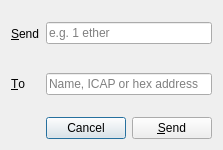
<?xml version="1.0" encoding="UTF-8"?>
<ui version="4.0">
 <class>SendDialog</class>
 <widget class="QDialog" name="SendDialog">
  <property name="geometry">
   <rect>
    <x>0</x>
    <y>0</y>
    <width>223</width>
    <height>150</height>
   </rect>
  </property>
  <property name="sizePolicy">
   <sizepolicy hsizetype="Fixed" vsizetype="Fixed">
    <horstretch>0</horstretch>
    <verstretch>0</verstretch>
   </sizepolicy>
  </property>
  <property name="minimumSize">
   <size>
    <width>0</width>
    <height>150</height>
   </size>
  </property>
  <property name="maximumSize">
   <size>
    <width>223</width>
    <height>150</height>
   </size>
  </property>
  <property name="windowTitle">
   <string>Send Transaction</string>
  </property>
  <layout class="QVBoxLayout" name="verticalLayout">
   <item>
    <layout class="QGridLayout" name="gridLayout">
     <item row="0" column="0" rowspan="2">
      <widget class="QLabel" name="label_2">
       <property name="text">
        <string>&amp;Send</string>
       </property>
       <property name="alignment">
        <set>Qt::AlignLeading|Qt::AlignLeft|Qt::AlignVCenter</set>
       </property>
       <property name="buddy">
        <cstring>value</cstring>
       </property>
      </widget>
     </item>
     <item row="2" column="0" rowspan="2">
      <widget class="QLabel" name="label">
       <property name="text">
        <string>&amp;To</string>
       </property>
       <property name="buddy">
        <cstring>to</cstring>
       </property>
      </widget>
     </item>
     <item row="0" column="1" rowspan="2">
      <widget class="QLineEdit" name="value">
       <property name="inputMask">
        <string/>
       </property>
       <property name="text">
        <string/>
       </property>
       <property name="placeholderText">
        <string>e.g. 1 ether</string>
       </property>
      </widget>
     </item>
     <item row="2" column="1" rowspan="2">
      <widget class="QLineEdit" name="to">
       <property name="text">
        <string/>
       </property>
       <property name="placeholderText">
        <string>Name, ICAP or hex address</string>
       </property>
      </widget>
     </item>
    </layout>
   </item>
   <item>
    <spacer name="verticalSpacer">
     <property name="orientation">
      <enum>Qt::Vertical</enum>
     </property>
     <property name="sizeType">
      <enum>QSizePolicy::Fixed</enum>
     </property>
     <property name="sizeHint" stdset="0">
      <size>
       <width>0</width>
       <height>5</height>
      </size>
     </property>
    </spacer>
   </item>
   <item>
    <layout class="QHBoxLayout" name="horizontalLayout">
     <item>
      <widget class="QLabel" name="problem">
       <property name="enabled">
        <bool>true</bool>
       </property>
       <property name="styleSheet">
        <string notr="true">color: darkred</string>
       </property>
       <property name="text">
        <string/>
       </property>
      </widget>
     </item>
     <item>
      <spacer name="horizontalSpacer">
       <property name="orientation">
        <enum>Qt::Horizontal</enum>
       </property>
       <property name="sizeHint" stdset="0">
        <size>
         <width>0</width>
         <height>0</height>
        </size>
       </property>
      </spacer>
     </item>
     <item>
      <widget class="QPushButton" name="cancel">
       <property name="minimumSize">
        <size>
         <width>80</width>
         <height>0</height>
        </size>
       </property>
       <property name="maximumSize">
        <size>
         <width>80</width>
         <height>16777215</height>
        </size>
       </property>
       <property name="text">
        <string>Cancel</string>
       </property>
       <property name="shortcut">
        <string>Esc</string>
       </property>
      </widget>
     </item>
     <item>
      <widget class="QPushButton" name="send">
       <property name="enabled">
        <bool>true</bool>
       </property>
       <property name="minimumSize">
        <size>
         <width>80</width>
         <height>0</height>
        </size>
       </property>
       <property name="maximumSize">
        <size>
         <width>80</width>
         <height>16777215</height>
        </size>
       </property>
       <property name="text">
        <string>&amp;Send</string>
       </property>
       <property name="default">
        <bool>false</bool>
       </property>
      </widget>
     </item>
    </layout>
   </item>
  </layout>
 </widget>
 <resources/>
 <connections/>
</ui>
